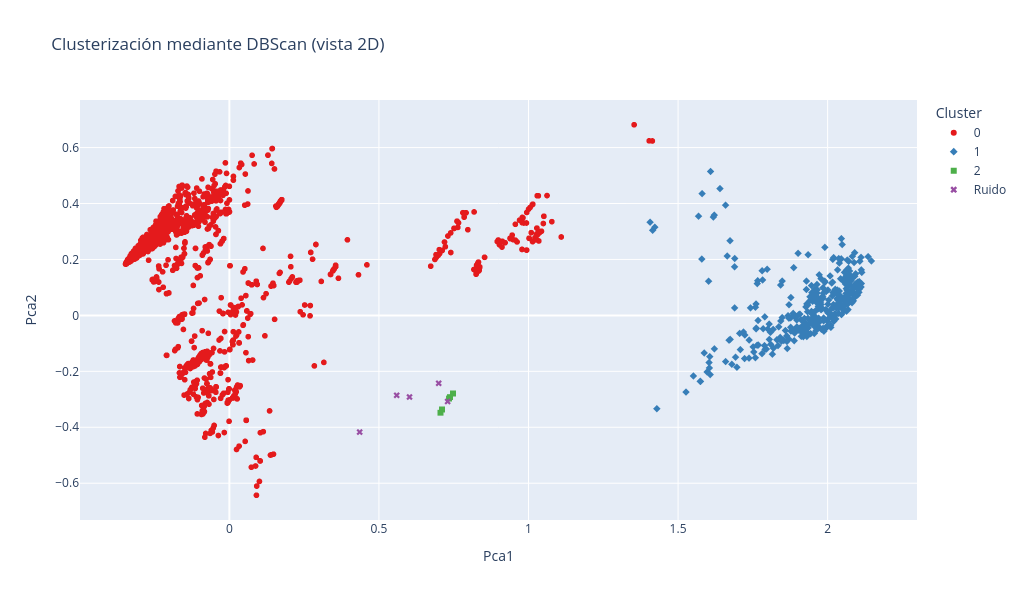
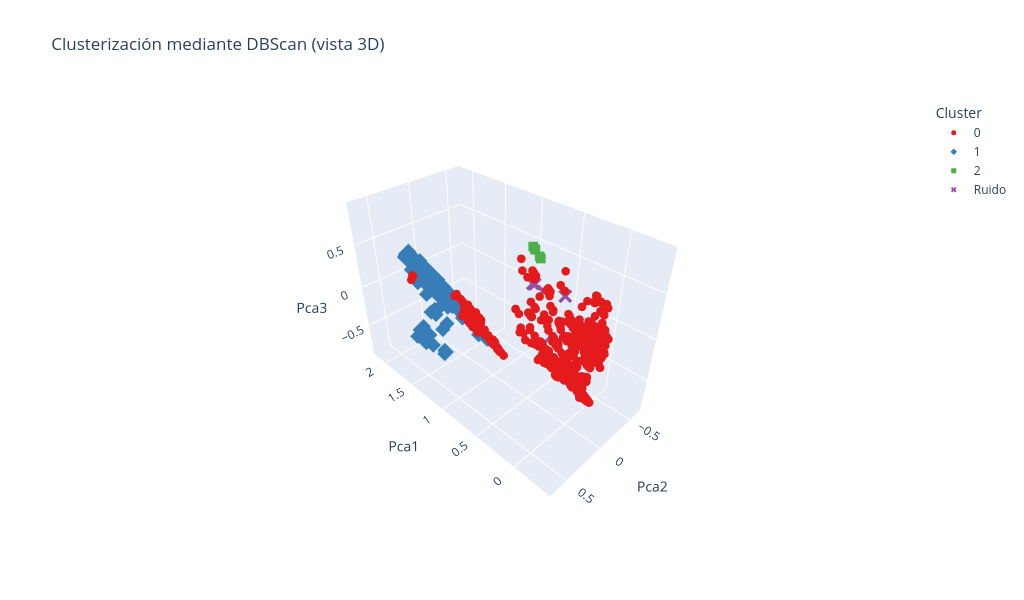
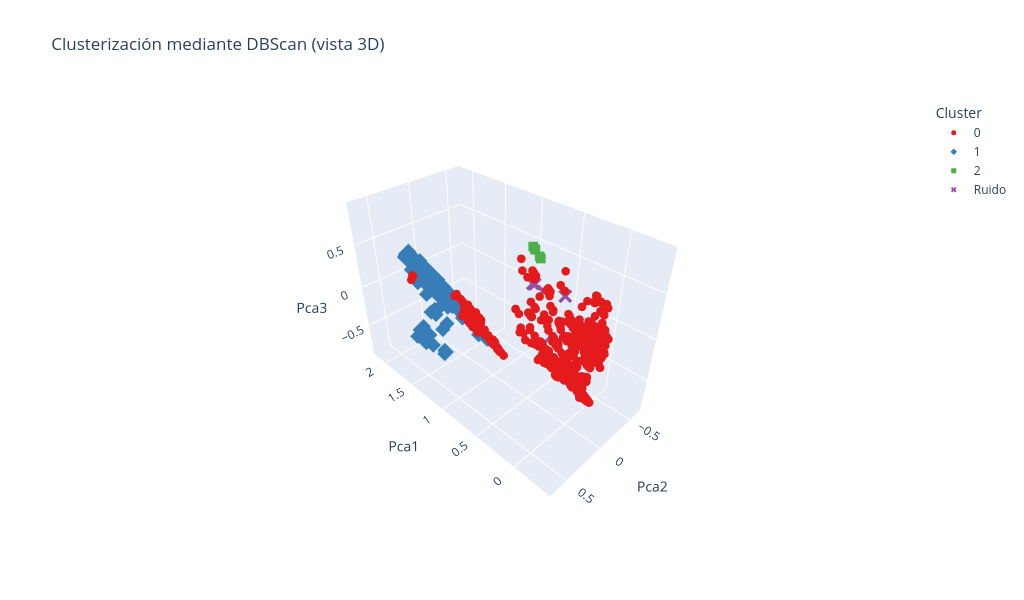

Notebook cell for these charts, in order:
### Markdown cell above
Calculamos los clústeres (con un valor por defecto de _épsilon_) y graficamos, tanto en 2D como en 3D para una mejor inspección:

### Code cell
model = DBSCAN(eps=0.5, min_samples=5, n_jobs=-1)
clusters = model.fit_predict(X)

plot_2d_via_pca(X, all_df, clusters, "Clusterización mediante DBScan (vista 2D)")
plot_3d_via_pca(X, all_df, clusters, "Clusterización mediante DBScan (vista 3D)")

### Figure 1 — Plotly figure (JSON) as saved in the notebook; plotly's stock layout.template omitted (floating-point values rounded to 4 significant figures; data arrays with more than 128 entries replaced by an {"elided": "..."} marker saying what was removed)
{"data": [{"customdata": {"elided": "6513x4 mixed values"}, "hovertemplate": "Cluster=0<br>Pca1=%{x}<br>Pca2=%{y}<br>Norad=%{customdata[0]}<br>País=%{customdata[1]}<br>Tipo=%{customdata[2]}<br>Órbita=%{customdata[3]}<extra></extra>", "legendgroup": "0", "marker": {"color": "rgb(228,26,28)", "symbol": "circle"}, "mode": "markers", "name": "0", "showlegend": true, "type": "scattergl", "x": {"elided": "6513 float values"}, "xaxis": "x", "y": {"elided": "6513 float values"}, "yaxis": "y"}, {"customdata": {"elided": "363x4 mixed values"}, "hovertemplate": "Cluster=1<br>Pca1=%{x}<br>Pca2=%{y}<br>Norad=%{customdata[0]}<br>País=%{customdata[1]}<br>Tipo=%{customdata[2]}<br>Órbita=%{customdata[3]}<extra></extra>", "legendgroup": "1", "marker": {"color": "rgb(55,126,184)", "symbol": "diamond"}, "mode": "markers", "name": "1", "showlegend": true, "type": "scattergl", "x": {"elided": "363 float values"}, "xaxis": "x", "y": {"elided": "363 float values"}, "yaxis": "y"}, {"customdata": [[43234, "O3B", "PAYLOAD", "MEO"], [44112, "O3B", "PAYLOAD", "MEO"], [44113, "O3B", "PAYLOAD", "MEO"], [43232, "O3B", "PAYLOAD", "MEO"], [39191, "O3B", "PAYLOAD", "MEO"], [40348, "O3B", "PAYLOAD", "MEO"], [40079, "O3B", "PAYLOAD", "MEO"], [40351, "O3B", "PAYLOAD", "MEO"], [43231, "O3B", "PAYLOAD", "MEO"], [39188, "O3B", "PAYLOAD", "MEO"], [39189, "O3B", "PAYLOAD", "MEO"], [40350, "O3B", "PAYLOAD", "MEO"], [43233, "O3B", "PAYLOAD", "MEO"], [40080, "O3B", "PAYLOAD", "MEO"], [40082, "O3B", "PAYLOAD", "MEO"], [44115, "O3B", "PAYLOAD", "MEO"], [44114, "O3B", "PAYLOAD", "MEO"], [39190, "O3B", "PAYLOAD", "MEO"], [40081, "O3B", "PAYLOAD", "MEO"], [40349, "O3B", "PAYLOAD", "MEO"]], "hovertemplate": "Cluster=2<br>Pca1=%{x}<br>Pca2=%{y}<br>Norad=%{customdata[0]}<br>País=%{customdata[1]}<br>Tipo=%{customdata[2]}<br>Órbita=%{customdata[3]}<extra></extra>", "legendgroup": "2", "marker": {"color": "rgb(77,175,74)", "symbol": "square"}, "mode": "markers", "name": "2", "showlegend": true, "type": "scattergl", "x": [0.7112, 0.7056, 0.7057, 0.7111, 0.7478, 0.7347, 0.7379, 0.7347, 0.7111, 0.7478, 0.7478, 0.7347, 0.7111, 0.7379, 0.7379, 0.7056, 0.7055, 0.7478, 0.7379, 0.7347], "xaxis": "x", "y": [-0.3363, -0.348, -0.3481, -0.3359, -0.2792, -0.2977, -0.2924, -0.2977, -0.336, -0.2792, -0.2793, -0.2977, -0.3359, -0.2924, -0.2924, -0.348, -0.3479, -0.2792, -0.2924, -0.2977], "yaxis": "y"}, {"customdata": [[33752, "FR", "PAYLOAD", "ELLIPTICAL"], [44482, "US", "PAYLOAD", "ELLIPTICAL"], [38753, "US", "PAYLOAD", "ELLIPTICAL"], [38752, "US", "PAYLOAD", "ELLIPTICAL"], [33751, "FR", "PAYLOAD", "ELLIPTICAL"]], "hovertemplate": "Cluster=Ruido<br>Pca1=%{x}<br>Pca2=%{y}<br>Norad=%{customdata[0]}<br>País=%{customdata[1]}<br>Tipo=%{customdata[2]}<br>Órbita=%{customdata[3]}<extra></extra>", "legendgroup": "Ruido", "marker": {"color": "rgb(152,78,163)", "symbol": "x"}, "mode": "markers", "name": "Ruido", "showlegend": true, "type": "scattergl", "x": [0.7296, 0.5593, 0.6997, 0.6022, 0.4355], "xaxis": "x", "y": [-0.3078, -0.2857, -0.2427, -0.2918, -0.4172], "yaxis": "y"}], "layout": {"height": 600, "legend": {"title": {"text": "Cluster"}, "tracegroupgap": 0}, "title": {"text": "Clusterización mediante DBScan (vista 2D)"}, "width": 1024, "xaxis": {"anchor": "y", "domain": [0, 1], "title": {"text": "Pca1"}}, "yaxis": {"anchor": "x", "domain": [0, 1], "title": {"text": "Pca2"}}}}

### Figure 2 — Plotly figure (JSON) as saved in the notebook; plotly's stock layout.template omitted (floating-point values rounded to 4 significant figures; data arrays with more than 128 entries replaced by an {"elided": "..."} marker saying what was removed)
{"data": [{"customdata": {"elided": "6513x4 mixed values"}, "hovertemplate": "Cluster=0<br>Pca1=%{x}<br>Pca2=%{y}<br>Pca3=%{z}<br>Norad=%{customdata[0]}<br>País=%{customdata[1]}<br>Tipo=%{customdata[2]}<br>Órbita=%{customdata[3]}<extra></extra>", "legendgroup": "0", "marker": {"color": "rgb(228,26,28)", "size": 5, "symbol": "circle"}, "mode": "markers", "name": "0", "scene": "scene", "showlegend": true, "type": "scatter3d", "x": {"elided": "6513 float values"}, "y": {"elided": "6513 float values"}, "z": {"elided": "6513 float values"}}, {"customdata": {"elided": "363x4 mixed values"}, "hovertemplate": "Cluster=1<br>Pca1=%{x}<br>Pca2=%{y}<br>Pca3=%{z}<br>Norad=%{customdata[0]}<br>País=%{customdata[1]}<br>Tipo=%{customdata[2]}<br>Órbita=%{customdata[3]}<extra></extra>", "legendgroup": "1", "marker": {"color": "rgb(55,126,184)", "size": 5, "symbol": "diamond"}, "mode": "markers", "name": "1", "scene": "scene", "showlegend": true, "type": "scatter3d", "x": {"elided": "363 float values"}, "y": {"elided": "363 float values"}, "z": {"elided": "363 float values"}}, {"customdata": [[43234, "O3B", "PAYLOAD", "MEO"], [44112, "O3B", "PAYLOAD", "MEO"], [44113, "O3B", "PAYLOAD", "MEO"], [43232, "O3B", "PAYLOAD", "MEO"], [39191, "O3B", "PAYLOAD", "MEO"], [40348, "O3B", "PAYLOAD", "MEO"], [40079, "O3B", "PAYLOAD", "MEO"], [40351, "O3B", "PAYLOAD", "MEO"], [43231, "O3B", "PAYLOAD", "MEO"], [39188, "O3B", "PAYLOAD", "MEO"], [39189, "O3B", "PAYLOAD", "MEO"], [40350, "O3B", "PAYLOAD", "MEO"], [43233, "O3B", "PAYLOAD", "MEO"], [40080, "O3B", "PAYLOAD", "MEO"], [40082, "O3B", "PAYLOAD", "MEO"], [44115, "O3B", "PAYLOAD", "MEO"], [44114, "O3B", "PAYLOAD", "MEO"], [39190, "O3B", "PAYLOAD", "MEO"], [40081, "O3B", "PAYLOAD", "MEO"], [40349, "O3B", "PAYLOAD", "MEO"]], "hovertemplate": "Cluster=2<br>Pca1=%{x}<br>Pca2=%{y}<br>Pca3=%{z}<br>Norad=%{customdata[0]}<br>País=%{customdata[1]}<br>Tipo=%{customdata[2]}<br>Órbita=%{customdata[3]}<extra></extra>", "legendgroup": "2", "marker": {"color": "rgb(77,175,74)", "size": 5, "symbol": "square"}, "mode": "markers", "name": "2", "scene": "scene", "showlegend": true, "type": "scatter3d", "x": [0.7112, 0.7056, 0.7057, 0.7111, 0.7478, 0.7347, 0.7379, 0.7347, 0.7111, 0.7478, 0.7478, 0.7347, 0.7111, 0.7379, 0.7379, 0.7056, 0.7055, 0.7478, 0.7379, 0.7347], "y": [-0.3363, -0.348, -0.3481, -0.3359, -0.2792, -0.2977, -0.2924, -0.2977, -0.336, -0.2792, -0.2793, -0.2977, -0.3359, -0.2924, -0.2924, -0.348, -0.3479, -0.2792, -0.2924, -0.2977], "z": [0.554, 0.5293, 0.5293, 0.5539, 0.6654, 0.6299, 0.6403, 0.6299, 0.5539, 0.6654, 0.6655, 0.6299, 0.5539, 0.6403, 0.6403, 0.5293, 0.5293, 0.6654, 0.6403, 0.6299]}, {"customdata": [[33752, "FR", "PAYLOAD", "ELLIPTICAL"], [44482, "US", "PAYLOAD", "ELLIPTICAL"], [38753, "US", "PAYLOAD", "ELLIPTICAL"], [38752, "US", "PAYLOAD", "ELLIPTICAL"], [33751, "FR", "PAYLOAD", "ELLIPTICAL"]], "hovertemplate": "Cluster=Ruido<br>Pca1=%{x}<br>Pca2=%{y}<br>Pca3=%{z}<br>Norad=%{customdata[0]}<br>País=%{customdata[1]}<br>Tipo=%{customdata[2]}<br>Órbita=%{customdata[3]}<extra></extra>", "legendgroup": "Ruido", "marker": {"color": "rgb(152,78,163)", "size": 5, "symbol": "x"}, "mode": "markers", "name": "Ruido", "scene": "scene", "showlegend": true, "type": "scatter3d", "x": [0.7296, 0.5593, 0.6997, 0.6022, 0.4355], "y": [-0.3078, -0.2857, -0.2427, -0.2918, -0.4172], "z": [0.2518, -0.3819, 0.2994, 0.2354, 0.1985]}], "layout": {"height": 600, "hovermode": "closest", "legend": {"title": {"text": "Cluster"}, "tracegroupgap": 0}, "scene": {"camera": {"eye": {"x": -1.5, "y": 1.5, "z": 1.5}}, "domain": {"x": [0, 1], "y": [0, 1]}, "xaxis": {"title": {"text": "Pca1"}}, "yaxis": {"title": {"text": "Pca2"}}, "zaxis": {"title": {"text": "Pca3"}}}, "title": {"text": "Clusterización mediante DBScan (vista 3D)"}, "width": 1024}}

### Figure 3 — Plotly figure (JSON) as saved in the notebook; plotly's stock layout.template omitted (floating-point values rounded to 4 significant figures; data arrays with more than 128 entries replaced by an {"elided": "..."} marker saying what was removed)
{"data": [{"customdata": {"elided": "6513x4 mixed values"}, "hovertemplate": "Cluster=0<br>Pca1=%{x}<br>Pca2=%{y}<br>Pca3=%{z}<br>Norad=%{customdata[0]}<br>País=%{customdata[1]}<br>Tipo=%{customdata[2]}<br>Órbita=%{customdata[3]}<extra></extra>", "legendgroup": "0", "marker": {"color": "rgb(228,26,28)", "size": 5, "symbol": "circle"}, "mode": "markers", "name": "0", "scene": "scene", "showlegend": true, "type": "scatter3d", "x": {"elided": "6513 float values"}, "y": {"elided": "6513 float values"}, "z": {"elided": "6513 float values"}}, {"customdata": {"elided": "363x4 mixed values"}, "hovertemplate": "Cluster=1<br>Pca1=%{x}<br>Pca2=%{y}<br>Pca3=%{z}<br>Norad=%{customdata[0]}<br>País=%{customdata[1]}<br>Tipo=%{customdata[2]}<br>Órbita=%{customdata[3]}<extra></extra>", "legendgroup": "1", "marker": {"color": "rgb(55,126,184)", "size": 5, "symbol": "diamond"}, "mode": "markers", "name": "1", "scene": "scene", "showlegend": true, "type": "scatter3d", "x": {"elided": "363 float values"}, "y": {"elided": "363 float values"}, "z": {"elided": "363 float values"}}, {"customdata": [[43234, "O3B", "PAYLOAD", "MEO"], [44112, "O3B", "PAYLOAD", "MEO"], [44113, "O3B", "PAYLOAD", "MEO"], [43232, "O3B", "PAYLOAD", "MEO"], [39191, "O3B", "PAYLOAD", "MEO"], [40348, "O3B", "PAYLOAD", "MEO"], [40079, "O3B", "PAYLOAD", "MEO"], [40351, "O3B", "PAYLOAD", "MEO"], [43231, "O3B", "PAYLOAD", "MEO"], [39188, "O3B", "PAYLOAD", "MEO"], [39189, "O3B", "PAYLOAD", "MEO"], [40350, "O3B", "PAYLOAD", "MEO"], [43233, "O3B", "PAYLOAD", "MEO"], [40080, "O3B", "PAYLOAD", "MEO"], [40082, "O3B", "PAYLOAD", "MEO"], [44115, "O3B", "PAYLOAD", "MEO"], [44114, "O3B", "PAYLOAD", "MEO"], [39190, "O3B", "PAYLOAD", "MEO"], [40081, "O3B", "PAYLOAD", "MEO"], [40349, "O3B", "PAYLOAD", "MEO"]], "hovertemplate": "Cluster=2<br>Pca1=%{x}<br>Pca2=%{y}<br>Pca3=%{z}<br>Norad=%{customdata[0]}<br>País=%{customdata[1]}<br>Tipo=%{customdata[2]}<br>Órbita=%{customdata[3]}<extra></extra>", "legendgroup": "2", "marker": {"color": "rgb(77,175,74)", "size": 5, "symbol": "square"}, "mode": "markers", "name": "2", "scene": "scene", "showlegend": true, "type": "scatter3d", "x": [0.7112, 0.7056, 0.7057, 0.7111, 0.7478, 0.7347, 0.7379, 0.7347, 0.7111, 0.7478, 0.7478, 0.7347, 0.7111, 0.7379, 0.7379, 0.7056, 0.7055, 0.7478, 0.7379, 0.7347], "y": [-0.3363, -0.348, -0.3481, -0.3359, -0.2792, -0.2977, -0.2924, -0.2977, -0.336, -0.2792, -0.2793, -0.2977, -0.3359, -0.2924, -0.2924, -0.348, -0.3479, -0.2792, -0.2924, -0.2977], "z": [0.554, 0.5293, 0.5293, 0.5539, 0.6654, 0.6299, 0.6403, 0.6299, 0.5539, 0.6654, 0.6655, 0.6299, 0.5539, 0.6403, 0.6403, 0.5293, 0.5293, 0.6654, 0.6403, 0.6299]}, {"customdata": [[33752, "FR", "PAYLOAD", "ELLIPTICAL"], [44482, "US", "PAYLOAD", "ELLIPTICAL"], [38753, "US", "PAYLOAD", "ELLIPTICAL"], [38752, "US", "PAYLOAD", "ELLIPTICAL"], [33751, "FR", "PAYLOAD", "ELLIPTICAL"]], "hovertemplate": "Cluster=Ruido<br>Pca1=%{x}<br>Pca2=%{y}<br>Pca3=%{z}<br>Norad=%{customdata[0]}<br>País=%{customdata[1]}<br>Tipo=%{customdata[2]}<br>Órbita=%{customdata[3]}<extra></extra>", "legendgroup": "Ruido", "marker": {"color": "rgb(152,78,163)", "size": 5, "symbol": "x"}, "mode": "markers", "name": "Ruido", "scene": "scene", "showlegend": true, "type": "scatter3d", "x": [0.7296, 0.5593, 0.6997, 0.6022, 0.4355], "y": [-0.3078, -0.2857, -0.2427, -0.2918, -0.4172], "z": [0.2518, -0.3819, 0.2994, 0.2354, 0.1985]}], "layout": {"height": 600, "hovermode": "closest", "legend": {"title": {"text": "Cluster"}, "tracegroupgap": 0}, "scene": {"camera": {"eye": {"x": -1.5, "y": 1.5, "z": 1.5}}, "domain": {"x": [0, 1], "y": [0, 1]}, "xaxis": {"title": {"text": "Pca1"}}, "yaxis": {"title": {"text": "Pca2"}}, "zaxis": {"title": {"text": "Pca3"}}}, "title": {"text": "Clusterización mediante DBScan (vista 3D)"}, "width": 1024}}
